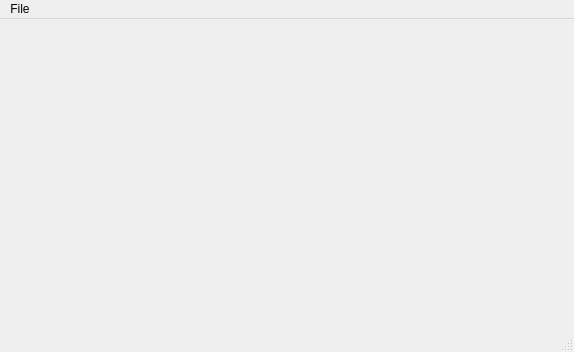
<?xml version="1.0" encoding="UTF-8"?>
<ui version="4.0">
 <class>MainWindow</class>
 <widget class="QMainWindow" name="MainWindow">
  <property name="geometry">
   <rect>
    <x>0</x>
    <y>0</y>
    <width>574</width>
    <height>352</height>
   </rect>
  </property>
  <property name="sizePolicy">
   <sizepolicy hsizetype="Expanding" vsizetype="Expanding">
    <horstretch>0</horstretch>
    <verstretch>0</verstretch>
   </sizepolicy>
  </property>
  <property name="minimumSize">
   <size>
    <width>574</width>
    <height>352</height>
   </size>
  </property>
  <property name="windowTitle">
   <string>SimpleGraphViewer</string>
  </property>
  <widget class="QWidget" name="centralWidget">
   <property name="sizePolicy">
    <sizepolicy hsizetype="Maximum" vsizetype="Maximum">
     <horstretch>0</horstretch>
     <verstretch>0</verstretch>
    </sizepolicy>
   </property>
   <layout class="QHBoxLayout" name="horizontalLayout">
    <item>
     <widget class="GraphWidget" name="Graph" native="true"/>
    </item>
   </layout>
  </widget>
  <widget class="QMenuBar" name="menuBar">
   <property name="geometry">
    <rect>
     <x>0</x>
     <y>0</y>
     <width>574</width>
     <height>19</height>
    </rect>
   </property>
   <widget class="QMenu" name="menuFile">
    <property name="title">
     <string>File</string>
    </property>
    <addaction name="actionOpen"/>
   </widget>
   <addaction name="menuFile"/>
  </widget>
  <widget class="QStatusBar" name="statusBar"/>
  <action name="actionOpen">
   <property name="text">
    <string>Open</string>
   </property>
   <property name="shortcut">
    <string>Ctrl+O</string>
   </property>
  </action>
 </widget>
 <layoutdefault spacing="6" margin="11"/>
 <customwidgets>
  <customwidget>
   <class>GraphWidget</class>
   <extends>QWidget</extends>
   <header>GUI/graphwidget.h</header>
   <container>1</container>
  </customwidget>
 </customwidgets>
 <resources/>
 <connections/>
</ui>
